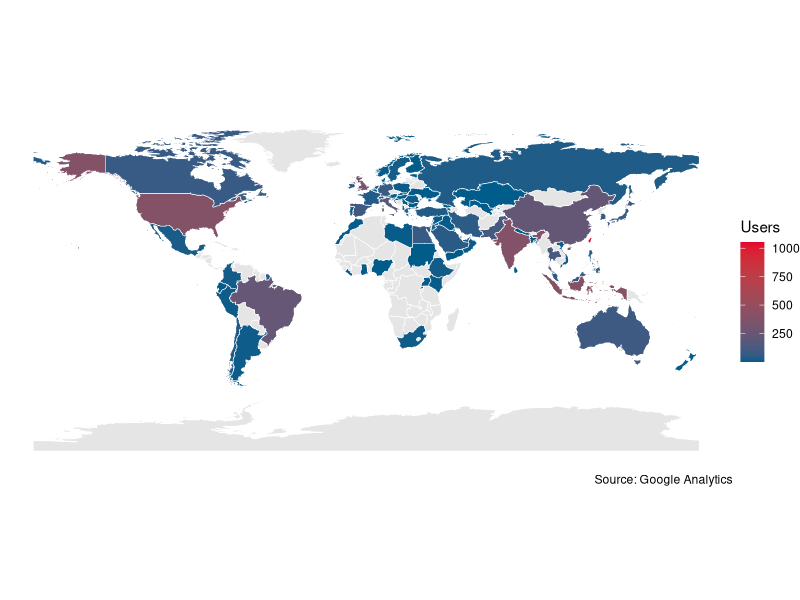

The R source for this figure:
## ---- chunk 1
library(ggplot2)
library(sf)
library(rnaturalearth)
library(rnaturalearthdata)
library(dplyr)

data <- read.csv("analytics.csv")
world <- ne_countries(scale = "medium", returnclass = "sf")

map_data <- world %>%
  left_join(data, by = c("name" = "country"))

ggplot(data = map_data) +
  geom_sf(aes(fill = count), color = "white", size = 0.2) +
  scale_fill_gradient(
    name = "Users",
    low = "#005c8a",
    high = "#e4042c",
    na.value = "grey90"
  ) +
  labs(
    caption = "Source: Google Analytics"
  ) +
  theme_void() +
  theme(
    legend.position = "right",
    plot.title = element_text(size = 16, face = "bold"),
    plot.subtitle = element_text(size = 12, color = "gray50"),
    panel.grid = element_blank()
  )
